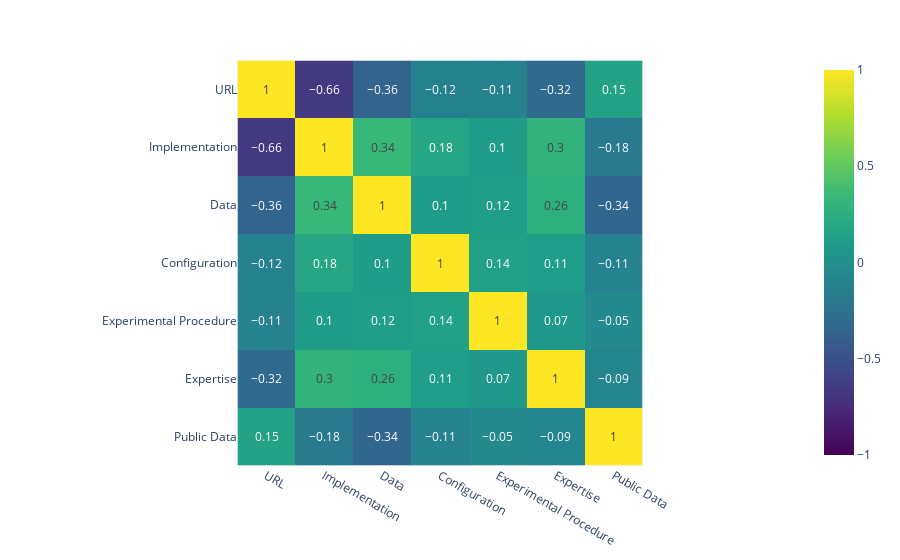

The notebook cell this image was saved under:
### Markdown cell above
Now we calculate the average and standard deviations of each venue/dimension combination and create several tables to use for the paper

### Code cell
display_correlation_heatmap(df.rename({"implementation_url": "URL", "public_data_fraction": "Public Data"}, axis=1), "Correlation Heatmap", filter=["Average", "year"])

### Figure 1 — Plotly figure (JSON) as saved in the notebook; plotly's stock layout.template omitted (floating-point values rounded to 4 significant figures)
{"data": [{"coloraxis": "coloraxis", "hovertemplate": "x: %{x}<br>y: %{y}<br>color: %{z}<extra></extra>", "name": "0", "texttemplate": "%{z}", "type": "heatmap", "x": ["URL", "Implementation", "Data", "Configuration", "Experimental Procedure", "Expertise", "Public Data"], "xaxis": "x", "y": ["URL", "Implementation", "Data", "Configuration", "Experimental Procedure", "Expertise", "Public Data"], "yaxis": "y", "z": [[1.0, -0.66, -0.36, -0.12, -0.11, -0.32, 0.15], [-0.66, 1.0, 0.34, 0.18, 0.1, 0.3, -0.18], [-0.36, 0.34, 1.0, 0.1, 0.12, 0.26, -0.34], [-0.12, 0.18, 0.1, 1.0, 0.14, 0.11, -0.11], [-0.11, 0.1, 0.12, 0.14, 1.0, 0.07, -0.05], [-0.32, 0.3, 0.26, 0.11, 0.07, 1.0, -0.09], [0.15, -0.18, -0.34, -0.11, -0.05, -0.09, 1.0]]}], "layout": {"coloraxis": {"cmax": 1, "cmin": -1, "colorscale": [[0, "#440154"], [0.1111, "#482878"], [0.2222, "#3e4989"], [0.3333, "#31688e"], [0.4444, "#26828e"], [0.5556, "#1f9e89"], [0.6667, "#35b779"], [0.7778, "#6ece58"], [0.8889, "#b5de2b"], [1, "#fde725"]]}, "margin": {"t": 60}, "xaxis": {"anchor": "y", "constrain": "domain", "domain": [0, 1], "scaleanchor": "y"}, "yaxis": {"anchor": "x", "autorange": "reversed", "constrain": "domain", "domain": [0, 1]}}}
